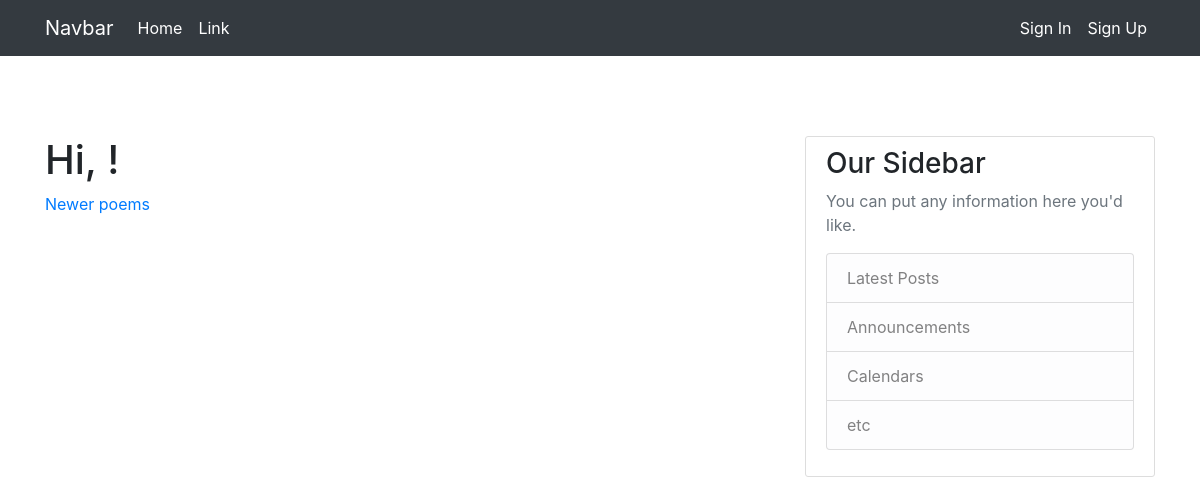
The page /index?page=2 on the database as committed earlier.
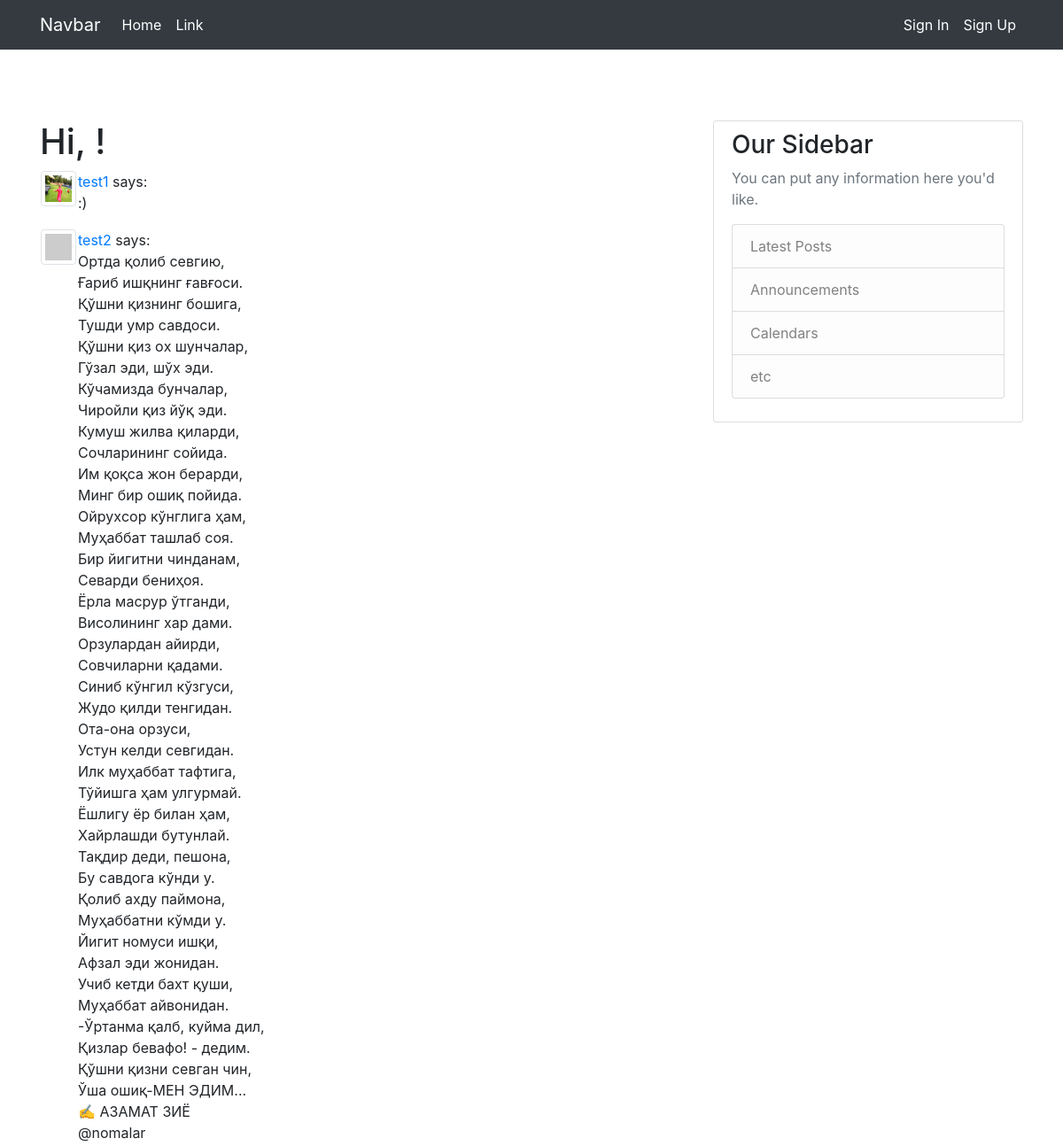
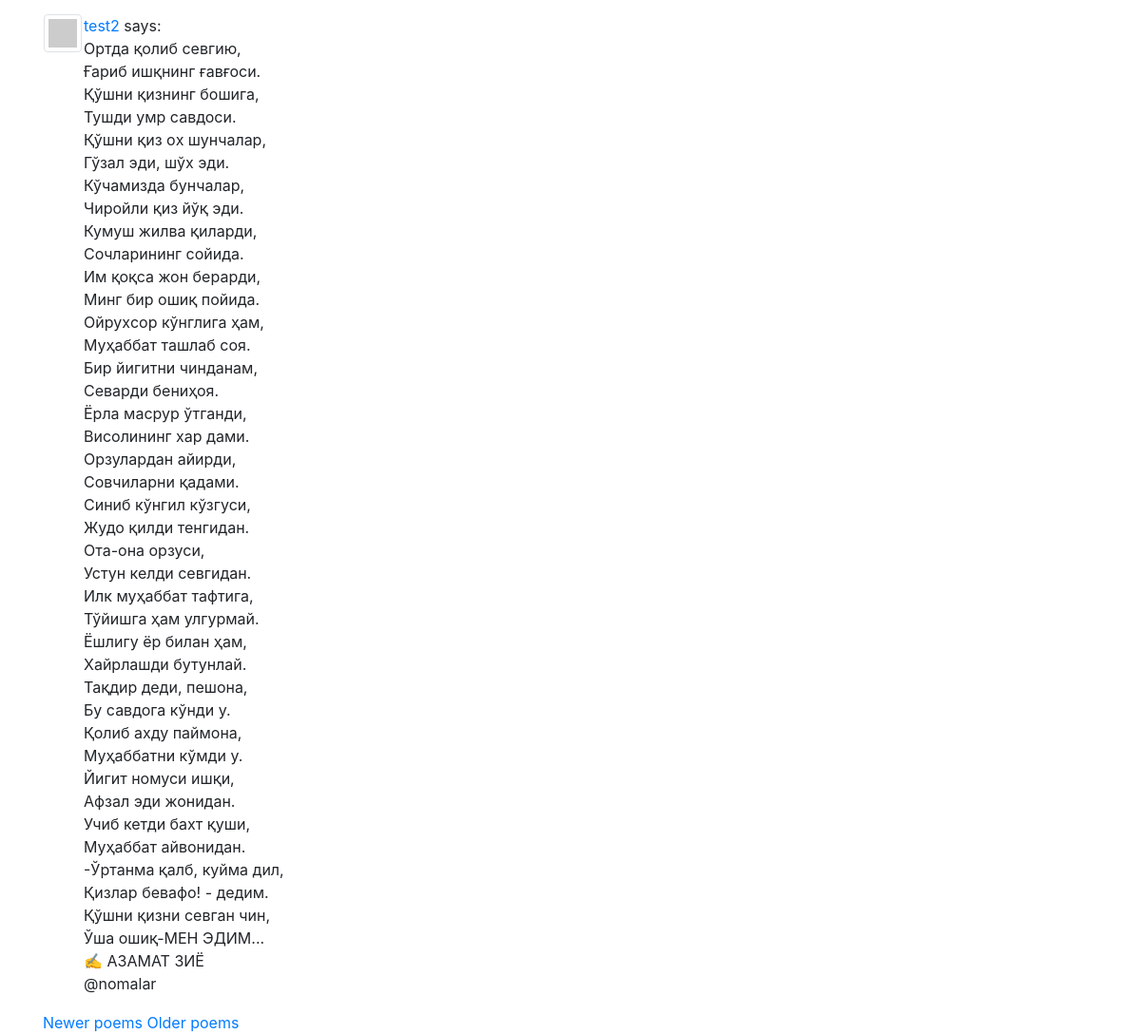
The same page on the database as committed later (2 pictures, top to bottom).
### app/models.py (models this page shows, shortened)
class Poem(db.Model):
    id = db.Column(db.Integer, primary_key=True)
    body = db.Column(db.String(140))
    created_at = db.Column(db.DateTime, index=True, default=datetime.utcnow)
    user_id = db.Column(db.Integer, db.ForeignKey('user.id'))
    category_id = db.Column(db.Integer, db.ForeignKey("category.id"))

class User(UserMixin, db.Model):
    id = db.Column(db.Integer, primary_key=True)
    username = db.Column(db.String(64), index=True, unique=True)
    email = db.Column(db.String(120), index=True, unique=True)
    image_file = db.Column(db.String(120), nullable=True)
    password_hash = db.Column(db.String(128))
    about_me = db.Column(db.String(140))
    last_seen = db.Column(db.DateTime, default=datetime.utcnow)
    poems = db.relationship('Poem', backref='author', lazy='dynamic')
    followed = db.relationship(
        'User', secondary=followers,
        primaryjoin=(followers.c.follower_id == id),
        secondaryjoin=(followers.c.followed_id == id),
        backref=db.backref('followers', lazy='dynamic'), lazy='dynamic')
    def avatar(self, size):
        digest = md5(self.email.lower().encode('utf-8')).hexdigest()
        return 'https://www.gravatar.com/avatar/{}?d=identicon&s={}'.format(
            digest, size)

### app/routes.py (the view)
@app.route('/')
@app.route('/index')
def index():
    page = request.args.get('page', 1, type=int)
    poems = Poem.query.order_by(Poem.created_at.desc()).paginate(page, app.config["POEMS_PER_PAGE"], False)
    next_url = url_for('index', page=poems.next_num) \
        if poems.has_next else None
    prev_url = url_for('index', page=poems.prev_num) \
        if poems.has_prev else None
    return render_template('index.html', title='Home', poems=poems.items, next_url=next_url,
                           prev_url=prev_url)

### app/routes.py (called while the page is built)
@app.before_request
def before_request():
    if current_user.is_authenticated:
        current_user.last_seen = datetime.utcnow()
        db.session.commit()

### app/templates/index.html
{% extends "base.html" %}
{% block content %}
    <div class="row">
        <div class="col">
            <h1>Hi, {{ current_user.username }}!</h1>
            {% for poem in poems %}
                {% include "partials/poem.html" %}
            {% endfor %}
            {% if prev_url %}
            <a href="{{ prev_url }}">Newer poems</a>
            {% endif %}
            {% if next_url %}
            <a href="{{ next_url }}">Older poems</a>
            {% endif %}
        </div>
    </div>
{% endblock %}

### app/templates/partials/poem.html
<table>
    <tr valign="top">
        <td>
            {% if poem.author.image_file %}
                <img src="{{ url_for('static', filename='profile_pics/' + poem.author.image_file)  }}"class="img-thumbnail" style="width: 40px; height: 40px;">
            {% else %}
            <img src="{{ poem.author.avatar(46) }}"class="img-thumbnail" style="width: 40px; height: 40px;">
            {% endif %}
        </td>
        <td>
            <a href="{{ url_for('user', username=poem.author.username) }}">
                {{ poem.author.username }}
            </a>
            says:
            <p class="article-content"> {{ poem.body }} </p>
        </td>
    </tr>
</table>

Rows that differ between the two databases and show on the page:
added Poem: image_file (picture), author.username "test1", body ":)"
added Poem: author.username "test2", body "Ортда қолиб севгию, Ғариб ишқнинг ғавғоси. Қўшни қизнинг бошига, Тушди умр савдоси. Қўшни қиз оx шунчалар, Гўзал эди, шўx эди. Кўчамизда бунчалар, Чиройли қиз йўқ эди. Кумуш жилва қиларди, Сочларининг сойида. Им қоқса жон берарди, Минг бир ошиқ пойида. Ойруxсор кўнглига ҳам, Муҳаббат ташлаб соя. Бир йигитни чинданам, Севарди бениҳоя. Ёрла масрур ўтганди, Висолининг xар дами. Орзулардан айирди, Совчиларни қадами. Синиб кўнгил кўзгуси, Жудо қилди тенгидан. Ота-она орзуси, Устун келди севгидан. Илк муҳаббат тафтига, Тўйишга ҳам улгурмай. Ёшлигу ёр билан ҳам, Xайрлашди бутунлай. Тақдир деди, пешона, Бу савдога кўнди у. Қолиб аxду паймона, Муҳаббатни кўмди у. Йигит номуси ишқи, Афзал эди…"
added Poem: author.username "test2", body "Ортда қолиб севгию, Ғариб ишқнинг ғавғоси. Қўшни қизнинг бошига, Тушди умр савдоси. Қўшни қиз оx шунчалар, Гўзал эди, шўx эди. Кўчамизда бунчалар, Чиройли қиз йўқ эди. Кумуш жилва қиларди, Сочларининг сойида. Им қоқса жон берарди, Минг бир ошиқ пойида. Ойруxсор кўнглига ҳам, Муҳаббат ташлаб соя. Бир йигитни чинданам, Севарди бениҳоя. Ёрла масрур ўтганди, Висолининг xар дами. Орзулардан айирди, Совчиларни қадами. Синиб кўнгил кўзгуси, Жудо қилди тенгидан. Ота-она орзуси, Устун келди севгидан. Илк муҳаббат тафтига, Тўйишга ҳам улгурмай. Ёшлигу ёр билан ҳам, Xайрлашди бутунлай. Тақдир деди, пешона, Бу савдога кўнди у. Қолиб аxду паймона, Муҳаббатни кўмди у. Йигит номуси ишқи, Афзал эди…"
Other text that changed with them:
text now shown: "Older poems"
